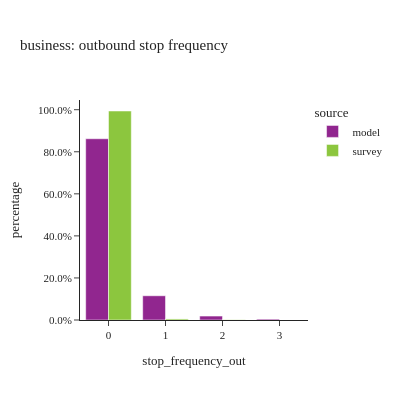
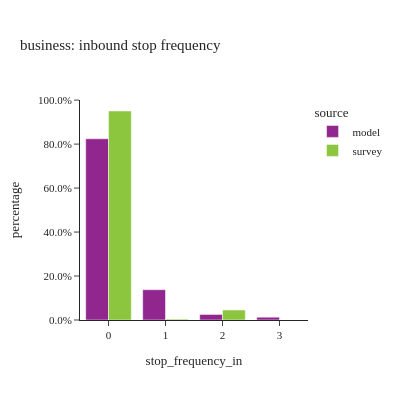
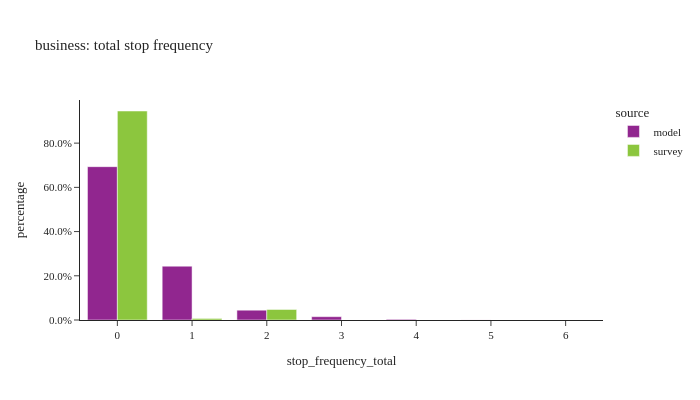

Here is the notebook cell these charts were saved with, in order:
### Code cell
#| layout: [[1,1], [1]]
stopfreq_by_tourtype(tour_data, "business")

### Figure 1 — Plotly figure (JSON) as saved in the notebook; plotly's stock layout.template omitted (floating-point values rounded to 4 significant figures)
{"data": [{"alignmentgroup": "True", "customdata": [[43107], [5761], [939], [208]], "hovertemplate": "source=model<br>stop_frequency_out=%{x}<br>percentage=%{y}<br>sample_size=%{customdata[0]}<extra></extra>", "legendgroup": "model", "marker": {"color": "#91268F", "pattern": {"shape": ""}}, "name": "model", "offsetgroup": "model", "orientation": "v", "showlegend": true, "textposition": "auto", "type": "bar", "x": ["0", "1", "2", "3"], "xaxis": "x", "y": [0.8619, 0.1152, 0.01877, 0.004159], "yaxis": "y"}, {"alignmentgroup": "True", "customdata": [[56], [5], [1], [1]], "hovertemplate": "source=survey<br>stop_frequency_out=%{x}<br>percentage=%{y}<br>sample_size=%{customdata[0]}<extra></extra>", "legendgroup": "survey", "marker": {"color": "#8CC63E", "pattern": {"shape": ""}}, "name": "survey", "offsetgroup": "survey", "orientation": "v", "showlegend": true, "textposition": "auto", "type": "bar", "x": ["0", "1", "2", "3"], "xaxis": "x", "y": [0.9939, 0.005057, 0.001076, 0.0], "yaxis": "y"}], "layout": {"barmode": "group", "height": 400, "legend": {"title": {"text": "source"}, "tracegroupgap": 0}, "title": {"text": "business: outbound stop frequency"}, "width": 400, "xaxis": {"anchor": "y", "domain": [0.0, 1.0], "title": {"text": "stop_frequency_out"}}, "yaxis": {"anchor": "x", "domain": [0.0, 1.0], "tickformat": ".1%", "title": {"text": "percentage"}}}}

### Figure 2 — Plotly figure (JSON) as saved in the notebook; plotly's stock layout.template omitted (floating-point values rounded to 4 significant figures)
{"data": [{"alignmentgroup": "True", "customdata": [[41221], [6893], [1262], [639]], "hovertemplate": "source=model<br>stop_frequency_in=%{x}<br>percentage=%{y}<br>sample_size=%{customdata[0]}<extra></extra>", "legendgroup": "model", "marker": {"color": "#91268F", "pattern": {"shape": ""}}, "name": "model", "offsetgroup": "model", "orientation": "v", "showlegend": true, "textposition": "auto", "type": "bar", "x": ["0", "1", "2", "3"], "xaxis": "x", "y": [0.8242, 0.1378, 0.02523, 0.01278], "yaxis": "y"}, {"alignmentgroup": "True", "customdata": [[54], [7], [1], [1]], "hovertemplate": "source=survey<br>stop_frequency_in=%{x}<br>percentage=%{y}<br>sample_size=%{customdata[0]}<extra></extra>", "legendgroup": "survey", "marker": {"color": "#8CC63E", "pattern": {"shape": ""}}, "name": "survey", "offsetgroup": "survey", "orientation": "v", "showlegend": true, "textposition": "auto", "type": "bar", "x": ["0", "1", "2", "3"], "xaxis": "x", "y": [0.9505, 0.003988, 0.04549, 0.0], "yaxis": "y"}], "layout": {"barmode": "group", "height": 400, "legend": {"title": {"text": "source"}, "tracegroupgap": 0}, "title": {"text": "business: inbound stop frequency"}, "width": 400, "xaxis": {"anchor": "y", "domain": [0.0, 1.0], "title": {"text": "stop_frequency_in"}}, "yaxis": {"anchor": "x", "domain": [0.0, 1.0], "tickformat": ".1%", "title": {"text": "percentage"}}}}

### Figure 3 — Plotly figure (JSON) as saved in the notebook; plotly's stock layout.template omitted (floating-point values rounded to 4 significant figures)
{"data": [{"alignmentgroup": "True", "customdata": [[34689], [12181], [2218], [752], [156], [14], [5]], "hovertemplate": "source=model<br>stop_frequency_total=%{x}<br>percentage=%{y}<br>sample_size=%{customdata[0]}<extra></extra>", "legendgroup": "model", "marker": {"color": "#91268F", "pattern": {"shape": ""}}, "name": "model", "offsetgroup": "model", "orientation": "v", "showlegend": true, "textposition": "auto", "type": "bar", "x": [0.0, 1.0, 2.0, 3.0, 4.0, 5.0, 6.0], "xaxis": "x", "y": [0.6936, 0.2435, 0.04435, 0.01504, 0.003119, 0.0002799, 9.997e-05], "yaxis": "y"}, {"alignmentgroup": "True", "customdata": [[51], [6], [5], [1]], "hovertemplate": "source=survey<br>stop_frequency_total=%{x}<br>percentage=%{y}<br>sample_size=%{customdata[0]}<extra></extra>", "legendgroup": "survey", "marker": {"color": "#8CC63E", "pattern": {"shape": ""}}, "name": "survey", "offsetgroup": "survey", "orientation": "v", "showlegend": true, "textposition": "auto", "type": "bar", "x": [0.0, 1.0, 2.0, 6.0], "xaxis": "x", "y": [0.9454, 0.007036, 0.04757, 0.0], "yaxis": "y"}], "layout": {"barmode": "group", "height": 400, "legend": {"title": {"text": "source"}, "tracegroupgap": 0}, "title": {"text": "business: total stop frequency"}, "width": 700, "xaxis": {"anchor": "y", "domain": [0.0, 1.0], "title": {"text": "stop_frequency_total"}}, "yaxis": {"anchor": "x", "domain": [0.0, 1.0], "tickformat": ".1%", "title": {"text": "percentage"}}}}
